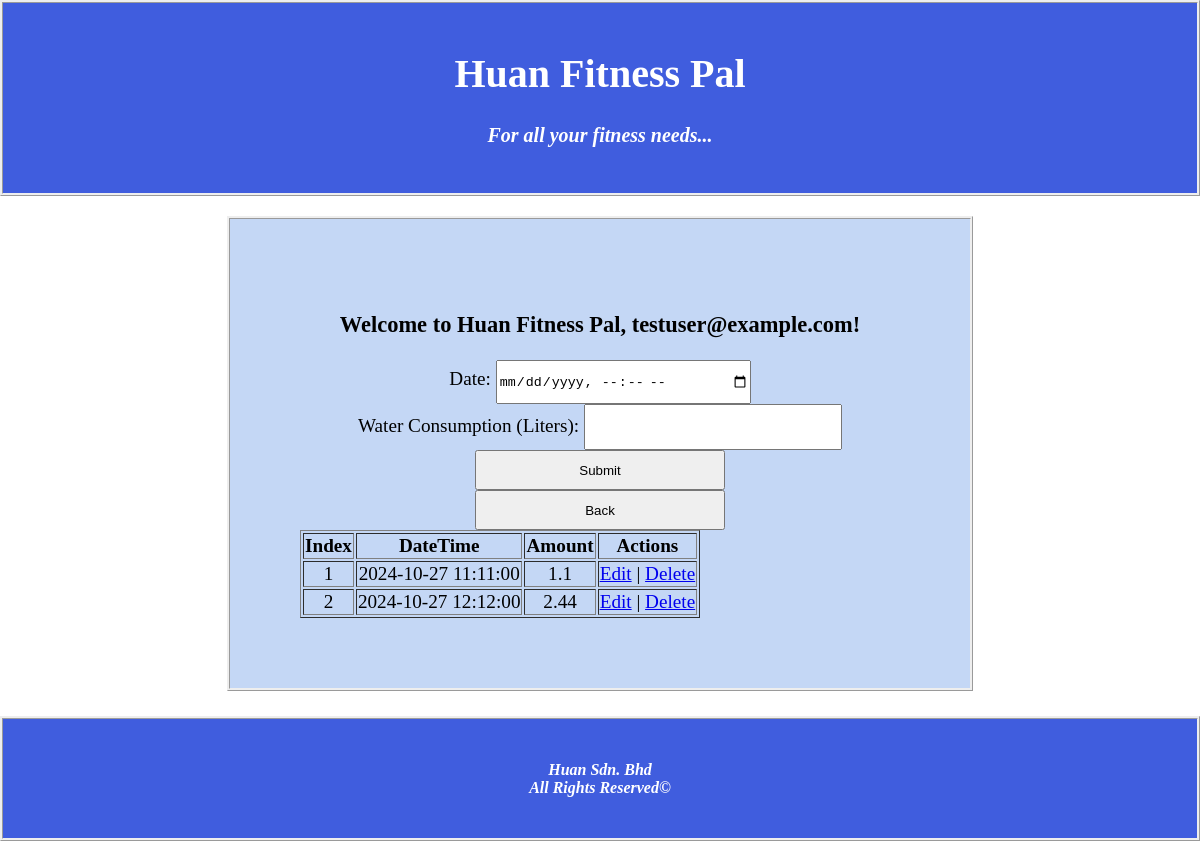
/water.php (signed in), run on the app's committed database.
### tables this page shows
CREATE TABLE `water` (
  `RecordID` int(11) NOT NULL,
  `UserID` int(11) NOT NULL,
  `DateTime` datetime NOT NULL,
  `ammount` float NOT NULL
);

### gettable.php (the view, shortened to what this page needs)
<?php
$userid = $_SESSION['userID'];
$dbname = $_POST['dbname'];
$mysqli = new mysqli("localhost", "root", "", "hfp");
$tableHeaders = [];
$query = '';
if ($dbname === 'weight') {
    $tableHeaders = ['Index','Date', 'Weight'];
    $query = "SELECT RecordID, date, weight FROM weight WHERE userid = ?";
} elseif ($dbname === 'water') {
    $tableHeaders = ['Index','DateTime', 'Amount'];
    $query = "SELECT RecordID, DateTime, ammount FROM water WHERE userid = ?";
} elseif ($dbname === 'exercise') {
    $tableHeaders = ['Index','Start', 'End', 'Record'];
    $query = "SELECT RecordID, start, end, record FROM exercise WHERE userid = ?";
} else {
    echo "Invalid request type.";
    $mysqli->close();
    exit;
}
$stmt = $mysqli->prepare($query);
$stmt->bind_param("i", $userid);
$stmt->execute();
$result = $stmt->get_result();
if ($result && $result->num_rows > 0) {
    echo "<table border='1'>";
    echo "<tr>";
    foreach ($tableHeaders as $header) {
        echo "<th>{$header}</th>";
    }
    echo "<th>Actions</th>";
    echo "</tr>";
    while ($row = $result->fetch_assoc()) {
        echo "<tr>";
        foreach ($row as $column) {
            echo "<td>{$column}</td>";
        }
        echo "<td>";
        echo "<a href='editdb.php?recordid={$row['RecordID']}&db={$dbname}'>Edit</a> | ";
        echo "<a href='delrec.php?recordid={$row['RecordID']}&db={$dbname}'>Delete</a>";
        echo "</td>";
        echo "</tr>";
    }
    echo "</table>";
} else {
    echo "No results found.";
}
?>

### water.php (style rules this page uses)
body { background-image: url('https://st4.depositphotos.com/1022135/25748/i/450/depositphotos_257486682-stock-photo-group-young-people-sportswear-talking.jpg'); background-size: cover; margin: 0; right: 0; left: 0; }

### data on the page
water: RecordID "1", DateTime "2024-10-27 11:11:00", ammount "1.1"
water: RecordID "2", DateTime "2024-10-27 12:12:00", ammount "2.44"

### other printed values
$_SESSION['email'] "testuser@example.com"
$header "Index"
$header "DateTime"
$header "Amount"
